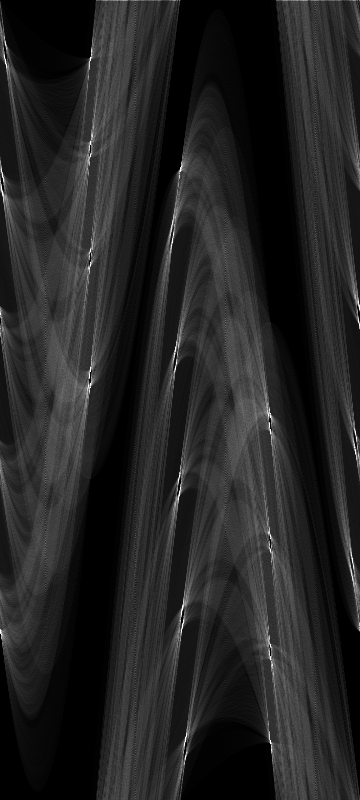
#> input picture CV_HW1/hough_image_2_result.pgm, 360 x 800 px
$ python P8.py
#> lines starting #> are read from the running program, lines starting #| are printed output that depends on the picture; after the words box and inside, x2 and y2 are one past the last pixel; in counts of white or black regions, pixels touching at a corner belong together
import numpy as np
np.set_printoptions(threshold=np.nan)
import cv2
import math
import matplotlib.pyplot as plt


def p8(image, hough_image, edge_thresh_image, hough_thresh):#return cropped_lines_image
#> called with image = 'hough_simple_2.pgm', hough_image = 'hough_image_2_result.pgm', edge_thresh_image = 'edge_2_result.pgm', hough_thresh = 150
    image = cv2.imread(image)
    hough_image = cv2.imread(hough_image)
#> hough_image is the input picture: shape (800, 360, 3); min 0, max 255, mean 35.8
    edge_thresh_image = cv2.imread(edge_thresh_image,0)
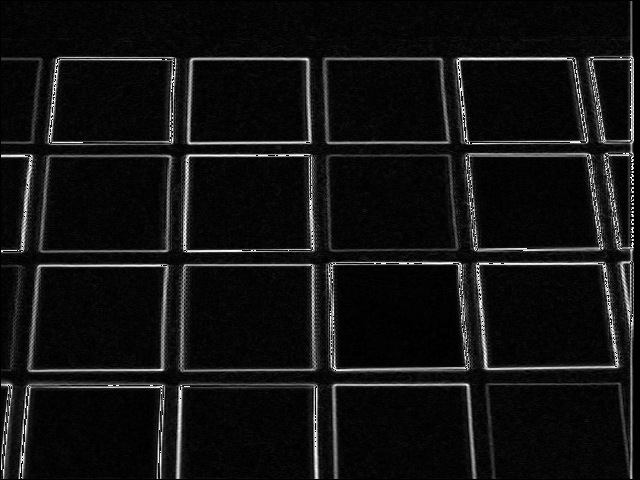
#> input picture CV_HW1/edge_2_result.pgm, 640 x 480 px
#> edge_thresh_image is the input picture: shape (480, 640); min 0, max 254, mean 18.7
    ret, thresh1 = cv2.threshold(edge_thresh_image, 50, 255, cv2.THRESH_BINARY)
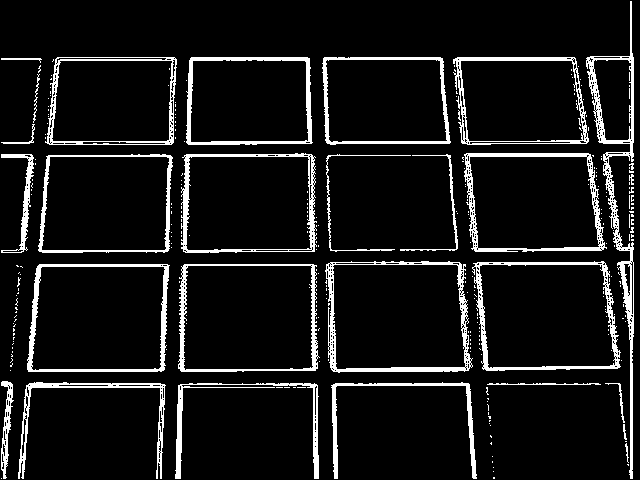
#> thresh1: shape (480, 640); 9.1% white; 281 white regions (253 under 20 px), largest, box (x1, y1, x2, y2) and area: (586, 1, 634, 479) 2909, (325, 261, 473, 373) 2035, (464, 153, 607, 252) 1840
    row,col = edge_thresh_image.shape
#> row = 480; col = 640
    lines=[]
    step = 60
    # plt.imshow(thresh1)
    # plt.show()
    np.linspace(2.0, 3.0, num=5)
    for i in range(len(hough_image)):
        for j in range(len(hough_image[0])):
            if hough_image[i, j, 0]> hough_thresh:
                lines.append((i, j))
#> after the loop, lines = 812 pairs, first value 0 to 763, second value 0 to 359
    for line in lines:
        rho = line[0]
        theta = np.pi * (line[1]) / 180+0.0001
        if (theta < (np.pi / 4.)) or (theta > (3. * np.pi / 4.0)):
            pt1 = (int(rho / np.cos(theta)), 0)
            pt2 = (int((rho - row * np.sin(theta)) / np.cos(theta)), row)

            if(pt1[0]>=640) or (pt2[0]>=640) or (pt1[0]<0) or (pt2[0]<0): continue
            steps1 = []
            steps1 = np.linspace(pt1[0], pt2[0]-1,num = step,endpoint=False)
            steps2 = []
            steps2 = np.linspace(0, row-1, num=step, endpoint=False)
            for i in range(len(steps1)-1):
                x = int(steps1[i])
                y = int(steps2[i])
                val1 = thresh1[y,x]
                x = int(steps1[i+1])
                y = int(steps2[i+1])
                val2 = thresh1[y,x]
                if val1==255 and val2==255:
                    cv2.line(image, (int(steps1[i]),int(steps2[i])), (int(steps1[i+1]),int(steps2[i+1])), (255))

        else:
            pt1 = (0, int(rho / np.sin(theta)))
            pt2 = (col, int((rho - col * np.cos(theta)) / np.sin(theta)))
            #cv2.line(image, pt1, pt2, (255))
            if (pt1[1] >= 640) or (pt2[1] >= 640) or (pt1[1] < 0) or (pt2[1] < 0): continue
            steps1 = []
            steps2 = []
            steps2 = np.linspace(pt1[1], pt2[1] - 1, num=step, endpoint=False)
            steps1 = np.linspace(0, col - 1, num=step, endpoint=False)
            for i in range(len(steps1) - 1):
                x = int(steps1[i])
                y = int(steps2[i])
                val1 = thresh1[y, x]
                x = int(steps1[i + 1])
                y = int(steps2[i + 1])
                val2 = thresh1[y, x]
                if val1 == 255 and val2 == 255:
                    cv2.line(image, (int(steps1[i]), int(steps2[i])), (int(steps1[i + 1]), int(steps2[i + 1])), (255))
#> this loop made 812 passes
#> (line, rho, theta, pt1, pt2) on passes 1 to 12: ((0, 117), 0, 2.04, (0, 0), (640, 326)), ((0, 123), 0, 2.15, (0, 0), (640, 415)), ((0, 125), 0, 2.18, (0, 0), (640, 448)), ((0, 297), 0, 5.18, (0, 0), (941, 480)), ((0, 303), 0, 5.29, (0, 0), (738, 480)), ((0, 305), 0, 5.32, (0, 0), (685, 480)), ((37, 4), 37, 0.0699, (37, 0), (3, 480)), ((38, 4), 38, 0.0699, (38, 0), (4, 480)), ((41, 5), 41, 0.0874, (41, 0), (0, 480)), ((42, 5), 42, 0.0874, (42, 0), (0, 480)), ((43, 5), 43, 0.0874, (43, 0), (1, 480)), ((44, 5), 44, 0.0874, (44, 0), (2, 480))
#> (rho, theta, pt1, pt2) on passes 61 to 66: (134, 1.59, (0, 134), (640, 145)), (134, 1.61, (0, 134), (640, 156)), (135, 1.59, (0, 135), (640, 146)), (135, 1.61, (0, 135), (640, 157)), (136, 1.59, (0, 136), (640, 147)), (136, 1.61, (0, 136), (640, 158))
                    # cv2.line(image, pt1, pt2, (255))
    return image


###### test #######
pic = p8('hough_simple_2.pgm','hough_image_2_result.pgm','edge_2_result.pgm',150)
cv2.imshow('image',pic)
cv2.waitKey(0)
# cv2.imwrite("p7_result.pgm", pic)
